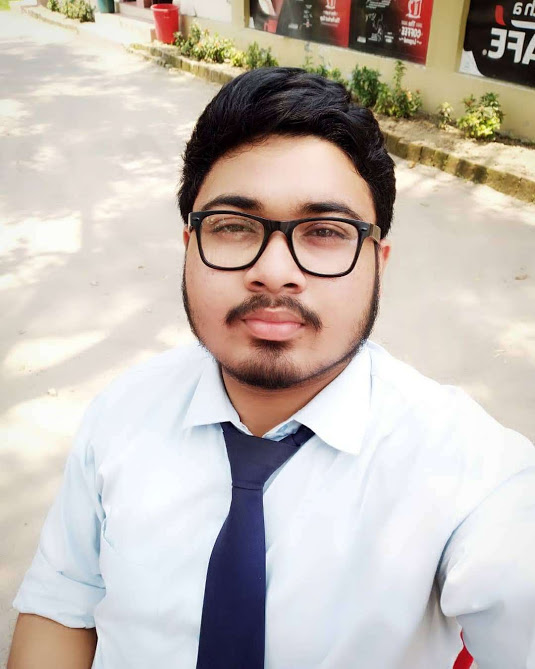
#> input picture numpy/nilavya.jpg, 535 x 669 px
$ jupyter execute practice.ipynb
#> lines starting #> are read from the running program, lines starting #| are printed output that depends on the picture
[cell 1]
import numpy

[cell 2]
import cv2

[cell 3]
im_g=cv2.imread("nilavya.jpg",0)
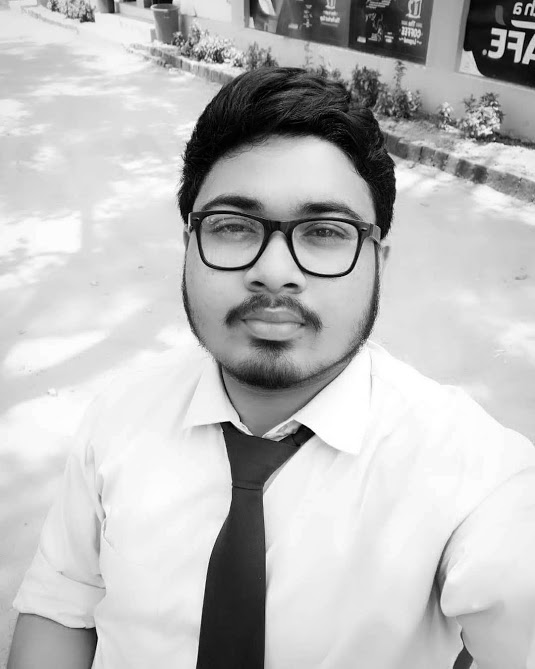
#> im_g: shape (669, 535); min 0, max 255, mean 189.1
im_g
